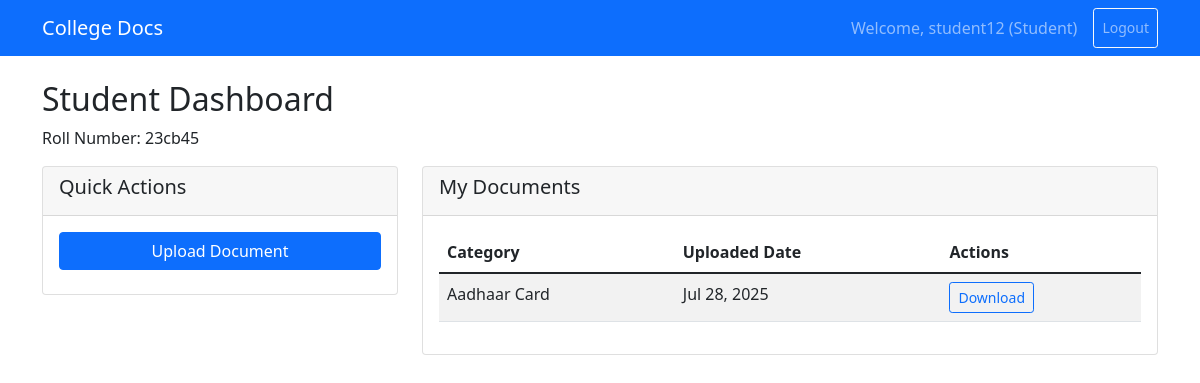
The page / (signed in) on the database its author committed.
### documents/models.py (models this page shows, shortened)
class UserProfile(models.Model):
    USER_TYPES = (
        ('student', 'Student'),
        ('teacher', 'Teacher'),
    )
    user = models.OneToOneField(User, on_delete=models.CASCADE)
    user_type = models.CharField(max_length=10, choices=USER_TYPES)
    roll_number = models.CharField(max_length=20, blank=True, null=True)

class StudentDocument(models.Model):
    student = models.ForeignKey(User, on_delete=models.CASCADE, related_name='documents')
    category = models.ForeignKey(DocumentCategory, on_delete=models.CASCADE)
    document = models.FileField(
        upload_to='documents/',
        validators=[FileExtensionValidator(allowed_extensions=['pdf'])]
    )
    uploaded_at = models.DateTimeField(auto_now_add=True)
    notes = models.TextField(blank=True)
    class Meta:
        unique_together = ['student', 'category']

class DocumentCategory(models.Model):
    name = models.CharField(max_length=100, unique=True)
    description = models.TextField(blank=True)
    is_active = models.BooleanField(default=True)
    created_by = models.ForeignKey(User, on_delete=models.CASCADE)
    created_at = models.DateTimeField(auto_now_add=True)
    class Meta:
        verbose_name_plural = "Document Categories"

### documents/views.py (the view)
# urls.py: path('', views.dashboard, name='dashboard'),
@login_required
def dashboard(request):
    try:
        profile = request.user.userprofile
    except UserProfile.DoesNotExist:
        if request.user.is_superuser:
            profile = UserProfile.objects.create(user=request.user, user_type='teacher')
        else:
            profile = UserProfile.objects.create(user=request.user, user_type='student')
        messages.info(request, 'Profile created for your account.')
    if profile.user_type == 'student':
        return student_dashboard(request)
    else:
        return teacher_dashboard(request)

### documents/views.py (called while the page is built)
@login_required
def student_dashboard(request):
    profile = get_object_or_404(UserProfile, user=request.user)
    if profile.user_type != 'student':
        raise PermissionDenied
    documents = StudentDocument.objects.filter(student=request.user)
    categories = DocumentCategory.objects.filter(is_active=True)
    context = {
        'documents': documents,
        'categories': categories,
        'profile': profile,
    }
    return render(request, 'student_dashboard.html', context)

### templates/student_dashboard.html
{% extends 'base.html' %}
{% block content %}
<div class="row">
    <div class="col-12">
        <h2>Student Dashboard</h2>
        <p>Roll Number: {{ profile.roll_number }}</p>
    </div>
</div>
<div class="row">
    <div class="col-md-4">
        <div class="card">
            <div class="card-header">
                <h5>Quick Actions</h5>
            </div>
            <div class="card-body">
                <a href="{% url 'upload_document' %}" class="btn btn-primary d-grid gap-2 mb-2">Upload Document</a>
            </div>
        </div>
    </div>
    <div class="col-md-8">
        <div class="card">
            <div class="card-header">
                <h5>My Documents</h5>
            </div>
            <div class="card-body">
                {% if documents %}
                    <div class="table-responsive">
                        <table class="table table-striped">
                            <thead>
                                <tr>
                                    <th>Category</th>
                                    <th>Uploaded Date</th>
                                    <th>Actions</th>
                                </tr>
                            </thead>
                            <tbody>
                                {% for doc in documents %}
                                <tr>
                                    <td>{{ doc.category.name }}</td>
                                    <td>{{ doc.uploaded_at|date:"M d, Y" }}</td>
                                    <td>
                                        <a href="{% url 'download_document' doc.id %}" class="btn btn-sm btn-outline-primary">Download</a>
                                    </td>
                                </tr>
                                {% endfor %}
                            </tbody>
                        </table>
                    </div>
                {% else %}
                    <div class="alert alert-info">
                        <p class="mb-0">No documents uploaded yet. <a href="{% url 'upload_document' %}">Upload your first document</a></p>
                    </div>
                {% endif %}
            </div>
        </div>
    </div>
</div>
{% endblock %}

### templates/base.html (shortened to what this page needs)
<!DOCTYPE html>
<html lang="en">
<head>
    <link href="https://cdn.jsdelivr.net/npm/bootstrap@5.1.3/dist/css/bootstrap.min.css" rel="stylesheet">
</head>
<body>
    <nav class="navbar navbar-expand-lg navbar-dark bg-primary">
        <div class="container">
            <a class="navbar-brand" href="{% url 'dashboard' %}">College Docs</a>
            {% if user.is_authenticated %}
            <div class="navbar-nav ms-auto">
                <span class="navbar-text me-3">
                    Welcome, {{ user.username }}
                    {% if user.userprofile %}
                        ({{ user.userprofile.user_type|title }})
                    {% endif %}
                </span>
                <a class="nav-link btn btn-outline-light btn-sm" href="{% url 'logout' %}">Logout</a>
            </div>
            {% endif %}
        </div>
    </nav>
    <div class="container mt-4">
        {% block content %}
        {% endblock %}
    </div>
</body>
</html>

### rows shown on the page
UserProfile: roll_number "23cb45"
StudentDocument: category.name "Aadhaar Card", uploaded_at "Jul 28, 2025"

### other values the page prints
{{ user.username }} "student12"
{{ user.userprofile.user_type|title }} "Student"
